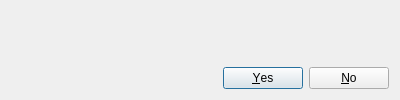
<?xml version="1.0" encoding="UTF-8"?>
<ui version="4.0">
 <class>PacmanTransactionDialog</class>
 <widget class="QDialog" name="PacmanTransactionDialog">
  <property name="geometry">
   <rect>
    <x>0</x>
    <y>0</y>
    <width>400</width>
    <height>100</height>
   </rect>
  </property>
  <property name="maximumSize">
   <size>
    <width>16777215</width>
    <height>100</height>
   </size>
  </property>
  <property name="windowTitle">
   <string>Package conflict detected</string>
  </property>
  <layout class="QVBoxLayout" name="verticalLayout">
   <item>
    <widget class="QLabel" name="info_label">
     <property name="text">
      <string/>
     </property>
    </widget>
   </item>
   <item>
    <widget class="QDialogButtonBox" name="button_box">
     <property name="orientation">
      <enum>Qt::Orientation::Horizontal</enum>
     </property>
     <property name="standardButtons">
      <set>QDialogButtonBox::StandardButton::No|QDialogButtonBox::StandardButton::Yes</set>
     </property>
    </widget>
   </item>
  </layout>
 </widget>
 <resources/>
 <connections>
  <connection>
   <sender>button_box</sender>
   <signal>accepted()</signal>
   <receiver>PacmanTransactionDialog</receiver>
   <slot>accept()</slot>
   <hints>
    <hint type="sourcelabel">
     <x>248</x>
     <y>254</y>
    </hint>
    <hint type="destinationlabel">
     <x>157</x>
     <y>274</y>
    </hint>
   </hints>
  </connection>
  <connection>
   <sender>button_box</sender>
   <signal>rejected()</signal>
   <receiver>PacmanTransactionDialog</receiver>
   <slot>reject()</slot>
   <hints>
    <hint type="sourcelabel">
     <x>316</x>
     <y>260</y>
    </hint>
    <hint type="destinationlabel">
     <x>286</x>
     <y>274</y>
    </hint>
   </hints>
  </connection>
 </connections>
</ui>
